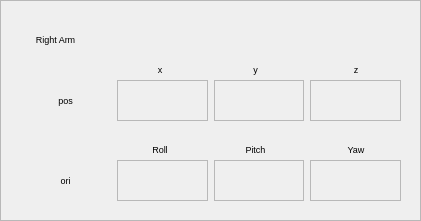
    <widget class="QFrame" name="frame_38">
     <property name="geometry">
      <rect>
       <x>870</x>
       <y>480</y>
       <width>421</width>
       <height>221</height>
      </rect>
     </property>
     <property name="font">
      <font>
       <pointsize>7</pointsize>
      </font>
     </property>
     <property name="frameShape">
      <enum>QFrame::StyledPanel</enum>
     </property>
     <property name="frameShadow">
      <enum>QFrame::Raised</enum>
     </property>
     <widget class="QFrame" name="frame_39">
      <property name="geometry">
       <rect>
        <x>10</x>
        <y>20</y>
        <width>401</width>
        <height>191</height>
       </rect>
      </property>
      <property name="font">
       <font>
        <pointsize>7</pointsize>
       </font>
      </property>
      <property name="frameShape">
       <enum>QFrame::NoFrame</enum>
      </property>
      <property name="frameShadow">
       <enum>QFrame::Raised</enum>
      </property>
      <widget class="QLabel" name="label_225">
       <property name="geometry">
        <rect>
         <x>120</x>
         <y>40</y>
         <width>60</width>
         <height>19</height>
        </rect>
       </property>
       <property name="font">
        <font>
         <pointsize>7</pointsize>
         <italic>false</italic>
        </font>
       </property>
       <property name="text">
        <string>x</string>
       </property>
       <property name="alignment">
        <set>Qt::AlignCenter</set>
       </property>
      </widget>
      <widget class="QLabel" name="label_226">
       <property name="geometry">
        <rect>
         <x>320</x>
         <y>40</y>
         <width>52</width>
         <height>19</height>
        </rect>
       </property>
       <property name="font">
        <font>
         <pointsize>7</pointsize>
        </font>
       </property>
       <property name="text">
        <string>z</string>
       </property>
       <property name="alignment">
        <set>Qt::AlignCenter</set>
       </property>
      </widget>
      <widget class="QLabel" name="label_227">
       <property name="geometry">
        <rect>
         <x>210</x>
         <y>40</y>
         <width>71</width>
         <height>19</height>
        </rect>
       </property>
       <property name="font">
        <font>
         <pointsize>7</pointsize>
         <italic>false</italic>
        </font>
       </property>
       <property name="text">
        <string>y</string>
       </property>
       <property name="alignment">
        <set>Qt::AlignCenter</set>
       </property>
      </widget>
      <widget class="QLabel" name="label_228">
       <property name="geometry">
        <rect>
         <x>-40</x>
         <y>10</y>
         <width>171</width>
         <height>19</height>
        </rect>
       </property>
       <property name="font">
        <font>
         <pointsize>7</pointsize>
         <italic>false</italic>
        </font>
       </property>
       <property name="text">
        <string>Right Arm</string>
       </property>
       <property name="alignment">
        <set>Qt::AlignCenter</set>
       </property>
      </widget>
      <widget class="QWidget" name="horizontalLayoutWidget_52">
       <property name="geometry">
        <rect>
         <x>10</x>
         <y>60</y>
         <width>381</width>
         <height>41</height>
        </rect>
       </property>
       <property name="font">
        <font>
         <pointsize>7</pointsize>
        </font>
       </property>
       <layout class="QHBoxLayout" name="horizontalLayout_55">
        <item>
         <layout class="QVBoxLayout" name="verticalLayout_221">
          <item>
           <widget class="QLabel" name="label_336">
            <property name="font">
             <font>
              <pointsize>7</pointsize>
              <italic>false</italic>
             </font>
            </property>
            <property name="text">
             <string>pos</string>
            </property>
            <property name="alignment">
             <set>Qt::AlignCenter</set>
            </property>
           </widget>
          </item>
         </layout>
        </item>
        <item>
         <layout class="QVBoxLayout" name="verticalLayout_222">
          <item>
           <widget class="QLabel" name="RA_pos_x">
            <property name="font">
             <font>
              <pointsize>7</pointsize>
             </font>
            </property>
            <property name="frameShape">
             <enum>QFrame::StyledPanel</enum>
            </property>
            <property name="frameShadow">
             <enum>QFrame::Plain</enum>
            </property>
            <property name="text">
             <string/>
            </property>
           </widget>
          </item>
         </layout>
        </item>
        <item>
         <layout class="QVBoxLayout" name="verticalLayout_223">
          <item>
           <widget class="QLabel" name="RA_pos_y">
            <property name="font">
             <font>
              <pointsize>7</pointsize>
             </font>
            </property>
            <property name="frameShape">
             <enum>QFrame::StyledPanel</enum>
            </property>
            <property name="frameShadow">
             <enum>QFrame::Plain</enum>
            </property>
            <property name="text">
             <string/>
            </property>
           </widget>
          </item>
         </layout>
        </item>
        <item>
         <layout class="QVBoxLayout" name="verticalLayout_224">
          <item>
           <widget class="QLabel" name="RA_pos_z">
            <property name="font">
             <font>
              <pointsize>7</pointsize>
             </font>
            </property>
            <property name="frameShape">
             <enum>QFrame::StyledPanel</enum>
            </property>
            <property name="frameShadow">
             <enum>QFrame::Plain</enum>
            </property>
            <property name="text">
             <string/>
            </property>
           </widget>
          </item>
         </layout>
        </item>
       </layout>
      </widget>
      <widget class="QLabel" name="label_337">
       <property name="geometry">
        <rect>
         <x>320</x>
         <y>120</y>
         <width>52</width>
         <height>19</height>
        </rect>
       </property>
       <property name="font">
        <font>
         <pointsize>7</pointsize>
        </font>
       </property>
       <property name="text">
        <string>Yaw</string>
       </property>
       <property name="alignment">
        <set>Qt::AlignCenter</set>
       </property>
      </widget>
      <widget class="QWidget" name="horizontalLayoutWidget_53">
       <property name="geometry">
        <rect>
         <x>10</x>
         <y>140</y>
         <width>381</width>
         <height>41</height>
        </rect>
       </property>
       <property name="font">
        <font>
         <pointsize>7</pointsize>
        </font>
       </property>
       <layout class="QHBoxLayout" name="horizontalLayout_56">
        <item>
         <layout class="QVBoxLayout" name="verticalLayout_225">
          <item>
           <widget class="QLabel" name="label_338">
            <property name="font">
             <font>
              <pointsize>7</pointsize>
              <italic>false</italic>
             </font>
            </property>
            <property name="text">
             <string>ori</string>
            </property>
            <property name="alignment">
             <set>Qt::AlignCenter</set>
            </property>
           </widget>
          </item>
         </layout>
        </item>
        <item>
         <layout class="QVBoxLayout" name="verticalLayout_226">
          <item>
           <widget class="QLabel" name="RA_ori_x">
            <property name="font">
             <font>
              <pointsize>7</pointsize>
             </font>
            </property>
            <property name="frameShape">
             <enum>QFrame::StyledPanel</enum>
            </property>
            <property name="frameShadow">
             <enum>QFrame::Plain</enum>
            </property>
            <property name="text">
             <string/>
            </property>
           </widget>
          </item>
         </layout>
        </item>
        <item>
         <layout class="QVBoxLayout" name="verticalLayout_227">
          <item>
           <widget class="QLabel" name="RA_ori_y">
            <property name="font">
             <font>
              <pointsize>7</pointsize>
             </font>
            </property>
            <property name="frameShape">
             <enum>QFrame::StyledPanel</enum>
            </property>
            <property name="frameShadow">
             <enum>QFrame::Plain</enum>
            </property>
            <property name="text">
             <string/>
            </property>
           </widget>
          </item>
         </layout>
        </item>
        <item>
         <layout class="QVBoxLayout" name="verticalLayout_228">
          <item>
           <widget class="QLabel" name="RA_ori_z">
            <property name="font">
             <font>
              <pointsize>7</pointsize>
             </font>
            </property>
            <property name="frameShape">
             <enum>QFrame::StyledPanel</enum>
            </property>
            <property name="frameShadow">
             <enum>QFrame::Plain</enum>
            </property>
            <property name="text">
             <string/>
            </property>
           </widget>
          </item>
         </layout>
        </item>
       </layout>
      </widget>
      <widget class="QLabel" name="label_339">
       <property name="geometry">
        <rect>
         <x>120</x>
         <y>120</y>
         <width>60</width>
         <height>19</height>
        </rect>
       </property>
       <property name="font">
        <font>
         <pointsize>7</pointsize>
         <italic>false</italic>
        </font>
       </property>
       <property name="text">
        <string>Roll</string>
       </property>
       <property name="alignment">
        <set>Qt::AlignCenter</set>
       </property>
      </widget>
      <widget class="QLabel" name="label_340">
       <property name="geometry">
        <rect>
         <x>210</x>
         <y>120</y>
         <width>71</width>
         <height>19</height>
        </rect>
       </property>
       <property name="font">
        <font>
         <pointsize>7</pointsize>
         <italic>false</italic>
        </font>
       </property>
       <property name="text">
        <string>Pitch</string>
       </property>
       <property name="alignment">
        <set>Qt::AlignCenter</set>
       </property>
      </widget>
     </widget>
    </widget>
